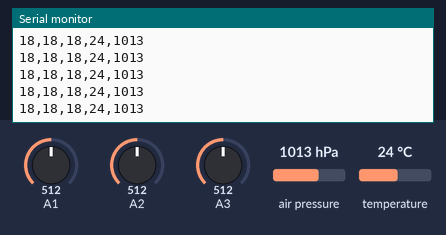
Simulated run of this sketch. Board: Arduino Uno, built with avr-gcc and run on an emulated ATmega328P. Shown: the last lines printed to the serial monitor. The test bench sets the inputs (shaded band); at power-on: A2 = 512, A1 = 512, A3 = 512, air pressure 1013 hPa, temperature 24 °C.

Above: at 4.2 s.
4.3 s: A2 set to 467
At 4.34 s:
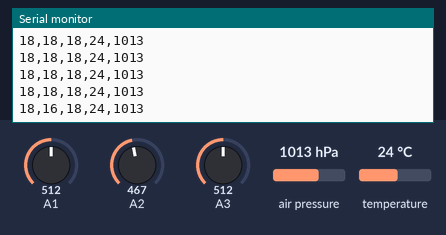
7.3 s: A2 set to 439
At 7.3 s:
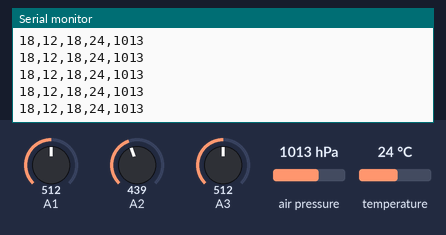
Timing chart, 0 to 10.3 s (numbered marks = the images above; inputs shaded):
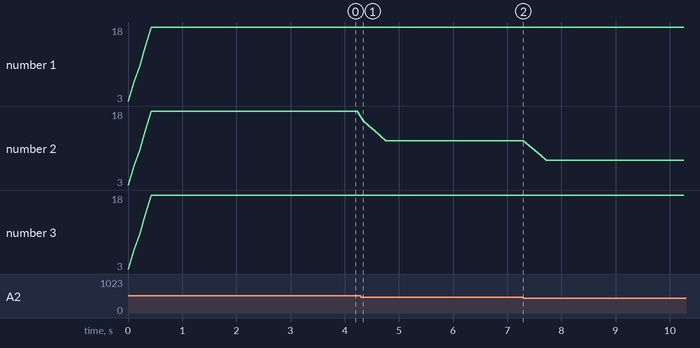

The sketch:

Sensors.ino
```cpp
/***************************************************************************
  Uni. of Galway - Modified Lander Program Template
  Authors:
    - Oisín McDonnell Killilea
    - Roshan George
    - Ethan Delaney
  Email:
    - r.george5@universityofgalway.ie
    - e.delaney11@universityofgalway.ie
    - o.mcdonnellkillilea1@universityofgalway.ie

================================
***************************************************************************/

//===========================================================================
// Import necessary libraries
//===========================================================================

#include <SoftwareSerial.h>
#include <Wire.h>
#include <SPI.h>
#include <Adafruit_Sensor.h>
#include <Adafruit_BMP280.h>

//===========================================================================
// Constants - These never change
//===========================================================================


// N.B. Every I2C device has a unique address/chip ID
#define I2CADDR (0x76)
#define CHIPID (0x60) //0x60 for BME and 0x58 for BMP.

// For use when converting raw accelerometer values to m/s^2
#define ONE_G_DIFF (140) // ADC value difference between 0g and 1g
#define ZERO_G_POINT (442) // ADC value for 0g
#define g (9.81) // Value for gravity

// Moving Average Filter / Buffer / Track values
#define WINDOW_SIZE 5

//===========================================================================
// Initialising variables and peripherals
//===========================================================================

// Bosch Environmental Sensor (BME/BMP280)
Adafruit_BMP280 env_sensor; // use I2C interface
Adafruit_Sensor *env_temp = env_sensor.getTemperatureSensor();
Adafruit_Sensor *env_pressure = env_sensor.getPressureSensor();

// Variables to hold acceleration readings in m/s^2
float accel_x, accel_y, accel_z;

// Variable to hold the environmental sensor readings (degrees C & hPa)
float temperature, pressure;

// Moving average filter variables
int INDEX = 0;
int VALUE[5] = {0};
int SUM[5] = {0};
int X_READINGS[WINDOW_SIZE]={0};
int Y_READINGS[WINDOW_SIZE]={0};
int Z_READINGS[WINDOW_SIZE]={0};
int TEMP_READINGS[WINDOW_SIZE];
int PRESSURE_READINGS[WINDOW_SIZE];
int X_AVERAGED = 0;
int Y_AVERAGED = 0;
int Z_AVERAGED = 0;
int TEMP_AVERAGED = 0;
int PRESSURE_AVERAGED = 0;

void setup() {
  // Code has started, start timestamp.
  //time_start = millis();

  // Setup serial connections to the HC-12/ PC
  // Start serial streams between Arduino and HC-12/ PC
  //HC12.begin(9600);
  Serial.begin(9600);

  // Give console time to get running
  while(!Serial){
    Serial.println(F("Waiting for serial connection..."));
  }

    // Setup for the Environmental Sensor
  if (!env_sensor.begin(I2CADDR, CHIPID)) {
    Serial.println(F("Could not find a valid BME/BMP280 (Environmental) sensor, check CHIPID/libraries/wiring!"));
    while (1) delay(10);
  }

  // Default Adafruit_BMP280 settings from datasheet/
  env_sensor.setSampling(Adafruit_BMP280::MODE_NORMAL,     /* Operating Mode. */
                         Adafruit_BMP280::SAMPLING_X2,     /* Temp. oversampling */
                         Adafruit_BMP280::SAMPLING_X16,    /* Pressure oversampling */
                         Adafruit_BMP280::FILTER_X16,      /* Filtering. */
                         Adafruit_BMP280::STANDBY_MS_500); /* Standby time. */
}

// Declare Functions - To be called in Loop Code
// Read from Accelerometer.
void readFromAccelerometer(){
  // Read raw values from accelerometer on the analog pins
  int raw_x = analogRead(A1);
  int raw_y = analogRead(A2);
  int raw_z = analogRead(A3);

  // Convert from raw accelerometer values to m/s^2 using pre-calibrated values
  //TODO: Properly calibrate - current values only from z testing
  float new_x=map(raw_x,302,442,-g,g);
  float new_y=map(raw_y,302,442,-g,g);
  float new_z=map(raw_z,302,442,-g,g);


  // Store value into global variables: accel_x, accel_y, accel_z.
  accel_x = new_x;
  accel_y = new_y;
  accel_z = new_z;

}

int average_array(int arrayToSum[], int sizeOfArray){
  int sum, average = 0;
  for ( int i = 0; i < sizeOfArray; i++ ){
    sum += arrayToSum[ i ];
  }

  // divide by array size to get average
  average = sum / sizeOfArray;

  return average;
}

void smoothAccelReading(){
  //TODO: Comment properly, and see if you can refactor this to work without having to change the global variables from the example code
  //TODO: They GAVE us an average_array function - USE IT
  //I'm 99% sure they did not intend for me to use arrays like this here
  //This is a crime against nature and god will judge me for my sins

  //Temporary array - technically not needed, fixed a bug early in development
  int temp[3];

  //Removes the oldest entries from the sum
  temp[0]=SUM[0]-X_READINGS[INDEX];
  temp[1]=SUM[1]-Y_READINGS[INDEX];
  temp[2]=SUM[2]-Z_READINGS[INDEX];

  //Store all the axis readings as items in an array
  VALUE[0] = accel_x;
  VALUE[1] = accel_y;
  VALUE[2] = accel_z;

  //Add each reading to the window
  X_READINGS[INDEX] = VALUE[0];
  Y_READINGS[INDEX] = VALUE[1];
  Z_READINGS[INDEX] = VALUE[2];

  //Add the newest readings to the SUM
  for(int i=0;i<3;i++) {
    SUM[i] = temp[i] + VALUE[i];
    /*DEBUG CODE: Archived
    Serial.println(i);
    Serial.print("=Sum=");
    Serial.println(SUM[i]);
    Serial.print("=Value=");
    Serial.println(VALUE[i]);
    Serial.print("=Temp=");
    Serial.println(temp[i]);
    Serial.print("=Index=");
    Serial.println(INDEX);
    delay(2000);
    */
  }
    /* DEBUG CODE: Archived
    Serial.print("=X=");
    Serial.println(X_READINGS[INDEX]);
    Serial.print("=Y=");
    Serial.println(Y_READINGS[INDEX]);
    Serial.print("=Z=");
    Serial.println(Z_READINGS[INDEX]);
    */


  //Stores the average
  X_AVERAGED = SUM[0] / WINDOW_SIZE;
  Y_AVERAGED = SUM[1] / WINDOW_SIZE;
  Z_AVERAGED = SUM[2] / WINDOW_SIZE;


}

float calcVelocity(char direction_char, float acceleration, unsigned long diff_time){
  // TODO: Add parameters and functionality

  float velocity = 0;
  float prev_velocity;

  // HINT: Use Newton's SUVAT equations
  return velocity;
}

void readEnvironmental(){
  // Read Environmental Sensor
  sensors_event_t temp_event, pressure_event;

  env_temp->getEvent(&temp_event);
  env_pressure->getEvent(&pressure_event);

  // Store value into variables: temperature (Celcius), pressure (hPa)
  temperature = temp_event.temperature;
  pressure = pressure_event.pressure;
}

void smoothEnvSensorReading(){
  // Apply filtering or smoothing to temperature (Celcius) and pressure (hPa)

  int temp[2]={0};

  //Removes the oldest entries from the sum
  temp[0]=SUM[3]-TEMP_READINGS[INDEX];
  temp[1]=SUM[4]-PRESSURE_READINGS[INDEX];

  // Read in next Values
  VALUE[3]=temperature;
  VALUE[4]=pressure;

  //Add readings to the window
  TEMP_READINGS[INDEX]=VALUE[3];
  PRESSURE_READINGS[INDEX]=VALUE[4];

  //Better ways of doing this - external function it, see comments in accelerometerSmoothing
  for(int i=3;i<=4;i++) {
    SUM[i] = temp[i-3] + VALUE[i];
    /*DEBUG CODE
    Serial.println("==|i|==");
    Serial.println(i);
    Serial.println("==|SUM|==");
    Serial.println(SUM[i]);
    Serial.println("==|VALUE|==");
    Serial.println(VALUE[i]);
    Serial.println("==|Temp|==");
    Serial.println(temp[i-3]);
    delay(1000);
    */
  }

  // Store the averaged/smoothed sensor value into global variable
  TEMP_AVERAGED=SUM[3] / WINDOW_SIZE;
  PRESSURE_AVERAGED=SUM[4] / WINDOW_SIZE;
}

void loop() {
  // 1. READ FROM SENSORS.


  // Read Accelerometer and then Smooth
  readFromAccelerometer();
  smoothAccelReading();

  // Read Environmental Sensor and then Smooth
  readEnvironmental();
  smoothEnvSensorReading();

  INDEX = (INDEX+1) % WINDOW_SIZE;   // Increment the index, and wrap to 0 if it exceeds the window size

  // GENERATE TRANSMISSION STRING
  String data_to_send = "";
  data_to_send = String(X_AVERAGED) + "," + String(Y_AVERAGED) + "," + String(Z_AVERAGED) + "," + String(TEMP_AVERAGED) + "," + String(PRESSURE_AVERAGED);
  Serial.println(data_to_send);

  /* Debug Check
  String raw_debug = "";
  raw_debug = String(accel_x) + "," + String(accel_y) + "," + String(accel_z) + "," + String(temperature) + "," + String(pressure);
  Serial.println(raw_debug);
  */

  delay(100);

}
```

Measured:
- after the input at 4.3 s, the serial monitor: prints a new line at once (image 1)
- plotted number 2: 18 → 12 after the input at 4.3 s, 12 → 8 after the input at 7.3 s
